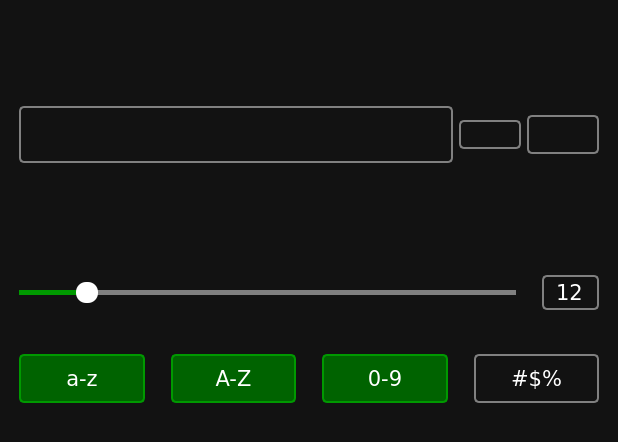
<?xml version="1.0" encoding="UTF-8"?>
<ui version="4.0">
 <class>MainWindow</class>
 <widget class="QMainWindow" name="MainWindow">
  <property name="geometry">
   <rect>
    <x>0</x>
    <y>0</y>
    <width>618</width>
    <height>442</height>
   </rect>
  </property>
  <property name="windowTitle">
   <string>Password Generator</string>
  </property>
  <property name="windowIcon">
   <iconset resource="resources.qrc">
    <normaloff>:/icons/images/app-icon.ico</normaloff>:/icons/images/app-icon.ico</iconset>
  </property>
  <property name="styleSheet">
   <string notr="true">QWidget {
    background-color: #121212;
    color: white;
    font-family: Verdana, Geneva, Tahoma, sans-serif;
    font-size: 16pt;
    margin: 10px;
}

QPushButton {
    border: 2px solid gray;
    border-radius: 5px;
    outline: none;
}

QPushButton#btn_lower,
#btn_upper,
#btn_digits,
#btn_special {
    padding: 10px;
}

QPushButton:hover {
    border-color: #090;
}

QPushButton:pressed {
    border: 4px solid #090;
    border-radius: 5px;
}

QPushButton:checked {
    background-color: #006300;
    border-color: #090;
}
</string>
  </property>
  <widget class="QWidget" name="centralwidget">
   <property name="styleSheet">
    <string notr="true"/>
   </property>
   <layout class="QVBoxLayout" name="verticalLayout">
    <item>
     <widget class="QPushButton" name="icon_lock">
      <property name="enabled">
       <bool>false</bool>
      </property>
      <property name="styleSheet">
       <string notr="true">border: none</string>
      </property>
      <property name="text">
       <string/>
      </property>
      <property name="icon">
       <iconset>
        <disabledon>:/icons/images/lock.svg</disabledon>
       </iconset>
      </property>
      <property name="iconSize">
       <size>
        <width>100</width>
        <height>100</height>
       </size>
      </property>
     </widget>
    </item>
    <item>
     <layout class="QHBoxLayout" name="layout_password">
      <item>
       <widget class="QFrame" name="frame_password">
        <property name="sizePolicy">
         <sizepolicy hsizetype="Minimum" vsizetype="Maximum">
          <horstretch>0</horstretch>
          <verstretch>0</verstretch>
         </sizepolicy>
        </property>
        <property name="styleSheet">
         <string notr="true">QFrame {
    border: 2px solid gray;
    border-radius: 5px;
    margin-right: 0;
}

QFrame:hover {
    border-color: #090;
}
</string>
        </property>
        <property name="frameShape">
         <enum>QFrame::StyledPanel</enum>
        </property>
        <property name="frameShadow">
         <enum>QFrame::Raised</enum>
        </property>
        <layout class="QHBoxLayout" name="horizontalLayout_2">
         <item>
          <widget class="QLineEdit" name="line_password">
           <property name="styleSheet">
            <string notr="true">QLineEdit {
    border: none;
    margin: 0;
    font-size: 20pt;
}
</string>
           </property>
          </widget>
         </item>
         <item>
          <widget class="QPushButton" name="btn_visibility">
           <property name="cursor">
            <cursorShape>PointingHandCursor</cursorShape>
           </property>
           <property name="styleSheet">
            <string notr="true">QPushButton {
    border: none;
    margin: 0;
    background-color: transparent;
}
</string>
           </property>
           <property name="text">
            <string/>
           </property>
           <property name="icon">
            <iconset resource="resources.qrc">
             <normaloff>:/icons/images/visibility_off.svg</normaloff>
             <normalon>:/icons/images/visibility.svg</normalon>:/icons/images/visibility_off.svg</iconset>
           </property>
           <property name="iconSize">
            <size>
             <width>30</width>
             <height>30</height>
            </size>
           </property>
           <property name="checkable">
            <bool>true</bool>
           </property>
           <property name="checked">
            <bool>true</bool>
           </property>
          </widget>
         </item>
        </layout>
       </widget>
      </item>
      <item>
       <widget class="QPushButton" name="btn_refresh">
        <property name="cursor">
         <cursorShape>PointingHandCursor</cursorShape>
        </property>
        <property name="styleSheet">
         <string notr="true">QPushButton {
    margin-right: 0;
    margin-left: 0;
}</string>
        </property>
        <property name="text">
         <string/>
        </property>
        <property name="icon">
         <iconset>
          <normalon>:/icons/images/refresh.svg</normalon>
         </iconset>
        </property>
        <property name="iconSize">
         <size>
          <width>52</width>
          <height>52</height>
         </size>
        </property>
        <property name="shortcut">
         <string>Ctrl+R</string>
        </property>
       </widget>
      </item>
      <item>
       <widget class="QPushButton" name="btn_copy">
        <property name="cursor">
         <cursorShape>PointingHandCursor</cursorShape>
        </property>
        <property name="styleSheet">
         <string notr="true">QPushButton {
    padding: 5px;
    margin-left: 0;
}
</string>
        </property>
        <property name="text">
         <string/>
        </property>
        <property name="icon">
         <iconset>
          <normalon>:/icons/images/content_copy.svg</normalon>
         </iconset>
        </property>
        <property name="iconSize">
         <size>
          <width>42</width>
          <height>42</height>
         </size>
        </property>
        <property name="shortcut">
         <string>Ctrl+C</string>
        </property>
       </widget>
      </item>
     </layout>
    </item>
    <item>
     <layout class="QHBoxLayout" name="layout_info">
      <item>
       <widget class="QLabel" name="label_strength">
        <property name="sizePolicy">
         <sizepolicy hsizetype="Preferred" vsizetype="Maximum">
          <horstretch>0</horstretch>
          <verstretch>0</verstretch>
         </sizepolicy>
        </property>
        <property name="text">
         <string/>
        </property>
        <property name="alignment">
         <set>Qt::AlignCenter</set>
        </property>
       </widget>
      </item>
      <item>
       <widget class="QLabel" name="label_entropy">
        <property name="sizePolicy">
         <sizepolicy hsizetype="Preferred" vsizetype="Maximum">
          <horstretch>0</horstretch>
          <verstretch>0</verstretch>
         </sizepolicy>
        </property>
        <property name="text">
         <string/>
        </property>
        <property name="alignment">
         <set>Qt::AlignCenter</set>
        </property>
       </widget>
      </item>
     </layout>
    </item>
    <item>
     <layout class="QHBoxLayout" name="layout_length">
      <item>
       <widget class="QSlider" name="slider_length">
        <property name="cursor">
         <cursorShape>PointingHandCursor</cursorShape>
        </property>
        <property name="styleSheet">
         <string notr="true">QSlider::groove:horizontal {
    background-color: transparent;
    height: 5px;
}

QSlider::sub-page:horizontal {
    background-color: #090;
}

QSlider::add-page:horizontal {
    background-color: gray;
}

QSlider::handle:horizontal {
    background-color: white;
    width: 22px;
    border-radius: 10px;
    margin-top: -8px;
    margin-bottom: -8px;
}
</string>
        </property>
        <property name="maximum">
         <number>100</number>
        </property>
        <property name="value">
         <number>12</number>
        </property>
        <property name="orientation">
         <enum>Qt::Horizontal</enum>
        </property>
       </widget>
      </item>
      <item>
       <widget class="QSpinBox" name="spinbox_length">
        <property name="styleSheet">
         <string notr="true">QSpinBox {
    border: 2px solid gray;
    border-radius: 5px;
    background-color: transparent;
    padding: 2px;
}

QSpinBox:hover {
    border-color: #090;
}
</string>
        </property>
        <property name="alignment">
         <set>Qt::AlignCenter</set>
        </property>
        <property name="buttonSymbols">
         <enum>QAbstractSpinBox::NoButtons</enum>
        </property>
        <property name="maximum">
         <number>100</number>
        </property>
        <property name="value">
         <number>12</number>
        </property>
       </widget>
      </item>
     </layout>
    </item>
    <item>
     <layout class="QHBoxLayout" name="layout_characters">
      <item>
       <widget class="QPushButton" name="btn_lower">
        <property name="cursor">
         <cursorShape>PointingHandCursor</cursorShape>
        </property>
        <property name="text">
         <string>a-z</string>
        </property>
        <property name="checkable">
         <bool>true</bool>
        </property>
        <property name="checked">
         <bool>true</bool>
        </property>
       </widget>
      </item>
      <item>
       <widget class="QPushButton" name="btn_upper">
        <property name="cursor">
         <cursorShape>PointingHandCursor</cursorShape>
        </property>
        <property name="text">
         <string>A-Z</string>
        </property>
        <property name="checkable">
         <bool>true</bool>
        </property>
        <property name="checked">
         <bool>true</bool>
        </property>
       </widget>
      </item>
      <item>
       <widget class="QPushButton" name="btn_digits">
        <property name="cursor">
         <cursorShape>PointingHandCursor</cursorShape>
        </property>
        <property name="text">
         <string>0-9</string>
        </property>
        <property name="checkable">
         <bool>true</bool>
        </property>
        <property name="checked">
         <bool>true</bool>
        </property>
       </widget>
      </item>
      <item>
       <widget class="QPushButton" name="btn_special">
        <property name="cursor">
         <cursorShape>PointingHandCursor</cursorShape>
        </property>
        <property name="text">
         <string>#$%</string>
        </property>
        <property name="checkable">
         <bool>true</bool>
        </property>
        <property name="checked">
         <bool>false</bool>
        </property>
       </widget>
      </item>
     </layout>
    </item>
   </layout>
  </widget>
 </widget>
 <resources>
  <include location="resources.qrc"/>
 </resources>
 <connections/>
</ui>
